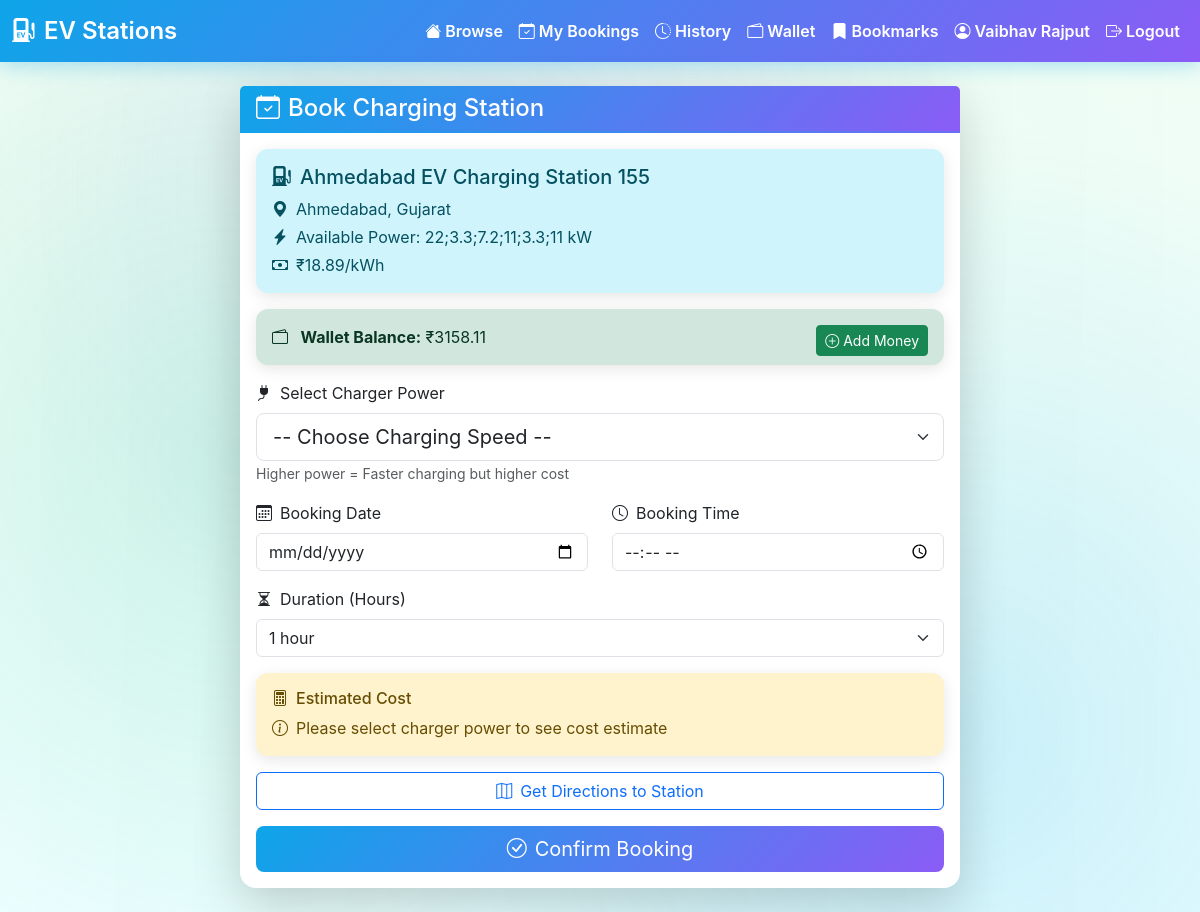
Screenshot of /station/STN0155/book (signed in) with the database file from the repository.
### tables this page shows
CREATE TABLE ev_charging_stations_reduced (
  station_id TEXT,
  name TEXT,
  operator TEXT,
  state TEXT,
  city TEXT,
  pincode TEXT,
  charger_types TEXT,
  number_of_chargers TEXT,
  power_kW_each TEXT,
  price_per_kWh_INR TEXT,
  tariff_type TEXT,
  payment_methods TEXT,
  opening_hours TEXT,
  contact_number TEXT,
  email TEXT,
  station_rating TEXT,
  num_reviews TEXT,
  parking_spaces TEXT,
  amenities TEXT,
  reservation_supported TEXT,
  fast_charging_supported TEXT,
  nearby_landmark TEXT,
  uptime_percent TEXT,
  status TEXT, latitude REAL, longitude REAL,
  PRIMARY KEY (station_id)
);

CREATE TABLE wallets (
  id INTEGER PRIMARY KEY AUTOINCREMENT,
  user_id INTEGER UNIQUE NOT NULL,
  balance REAL DEFAULT 0.0,
  updated_at TIMESTAMP DEFAULT CURRENT_TIMESTAMP,
  FOREIGN KEY (user_id) REFERENCES users(id)
);

### flask_app/routes.py (the view, shortened to what this page needs)
@bp.route("/station/<station_id>/book", methods=["GET", "POST"])
def book_station(station_id: str):
    if not f.session.get("user_id"):
        f.flash("Please login to book a station", "warning")
        return f.redirect(f.url_for("main.user_login"))
    user_id = f.session.get("user_id")
    from datetime import datetime
    df = as_dataframe()
    station = df[df['station_id'] == station_id].to_dict('records')[0] if len(df) > 0 else None
    wallet_balance = get_wallet_balance(user_id)
    return f.render_template("book_station.html",
                           station=station,
                           wallet_balance=wallet_balance,
                           now=datetime.now())

### app_db.py (called while the page is built, shortened)
def get_conn():
    DB_PATH.parent.mkdir(parents=True, exist_ok=True)
    return sqlite3.connect(DB_PATH)

def get_or_create_wallet(user_id: int) -> Dict[str, Any]:
    with get_conn() as conn:
        cursor = conn.execute(
            "SELECT * FROM wallets WHERE user_id = ?",
            (user_id,)
        )
        wallet = cursor.fetchone()
        return {
            'id': wallet[0],
            'user_id': wallet[1],
            'balance': wallet[2],
            'updated_at': wallet[3]
        }

def get_wallet_balance(user_id: int) -> float:
    wallet = get_or_create_wallet(user_id)
    return wallet['balance']

### templates/book_station.html (shortened to what this page needs)
{% extends "base.html" %}
{% block content %}
<div class="container mt-4">
  <div class="row">
    <div class="col-md-8 mx-auto">
      <div class="card shadow-lg border-0">
        <div class="card-header text-white" style="background: linear-gradient(135deg, #0ea5e9 0%, #8b5cf6 100%);">
          <h4 class="mb-0"><i class="bi bi-calendar-check me-2"></i>Book Charging Station</h4>
        </div>
        <div class="card-body">
          <div class="alert alert-info">
            <h5><i class="bi bi-ev-station-fill me-2"></i>{{ station.name }}</h5>
            <p class="mb-1"><i class="bi bi-geo-alt-fill me-2"></i>{{ station.city }}, {{ station.state }}</p>
            <p class="mb-1"><i class="bi bi-lightning-charge-fill me-2"></i>Available Power: {{ station.power_kW_each }} kW</p>
            <p class="mb-0"><i class="bi bi-cash me-2"></i>₹{{ station.price_per_kWh_INR }}/kWh</p>
          </div>
          <div class="alert alert-success">
            <i class="bi bi-wallet2 me-2"></i>
            <strong>Wallet Balance:</strong> ₹{{ "%.2f"|format(wallet_balance) }}
            <a href="{{ url_for('main.user_wallet') }}" class="btn btn-sm btn-success float-end">
              <i class="bi bi-plus-circle me-1"></i>Add Money
            </a>
          </div>
          <form method="POST" id="bookingForm">
            <div class="mb-3">
              <label class="form-label"><i class="bi bi-plug-fill me-2"></i>Select Charger Power</label>
              <select class="form-select form-select-lg" name="charger_power" id="chargerPower" required>
                <option value="">-- Choose Charging Speed --</option>
              </select>
              <small class="text-muted">Higher power = Faster charging but higher cost</small>
            </div>
            <div class="row">
              <div class="col-md-6 mb-3">
                <label class="form-label"><i class="bi bi-calendar3 me-2"></i>Booking Date</label>
                <input type="date" class="form-control" name="booking_date"
                       min="{{ now.strftime('%Y-%m-%d') }}" required>
              </div>
              <div class="col-md-6 mb-3">
                <label class="form-label"><i class="bi bi-clock me-2"></i>Booking Time</label>
                <input type="time" class="form-control" name="booking_time" required>
              </div>
            </div>
            <div class="mb-3">
              <label class="form-label"><i class="bi bi-hourglass-split me-2"></i>Duration (Hours)</label>
              <select class="form-select" name="duration" id="duration" required>
                <option value="1" selected>1 hour</option>
              </select>
            </div>
            <div class="alert alert-warning">
              <h6><i class="bi bi-calculator me-2"></i>Estimated Cost</h6>
              <p class="mb-0" id="selectChargerMsg">
                <i class="bi bi-info-circle me-2"></i>Please select charger power to see cost estimate
              </p>
            </div>
            <div class="mb-3">
              <button type="button" class="btn btn-outline-primary w-100" onclick="openNavigation()">
                <i class="bi bi-map me-2"></i>Get Directions to Station
              </button>
            </div>
            <button type="submit" class="btn btn-primary w-100 btn-lg">
              <i class="bi bi-check-circle me-2"></i>Confirm Booking
            </button>
          </form>
        </div>
      </div>
    </div>
  </div>
</div>
{% endblock %}

### static/css/base.css (style rules this page uses)
:root { --ev-green: #10b981; --ev-blue: #0ea5e9; --ev-purple: #8b5cf6; --ev-dark: #1e293b; --ev-light-bg: #f0fdf4; --ev-card-bg: #ffffff; --ev-gradient-1: linear-gradient(135deg, #0ea5e9 0%, #8b5cf6 100%); --ev-gradient-2: linear-gradient(135deg, #10b981 0%, #0ea5e9 100%); --ev-gradient-3: linear-gradient(135deg, #f59e0b 0%, #ef4444 100%); }
body { font-family: 'Inter', system-ui, -apple-system, Segoe UI, Roboto, Arial, sans-serif; background: linear-gradient(135deg, #0f2027 0%, #203a43 25%, #2c5364 50%, #0a4d4e 75%, #134e5e 100%); background-attachment: fixed; min-height: 100vh; position: relative; overflow-x: hidden; }
body::before { content: ''; position: fixed; top: 0; left: 0; width: 100%; height: 100%; background-image: radial-gradient(circle at 20% 50%, rgba(16, 185, 129, 0.15) 0%, transparent 50%), radial-gradient(circle at 80% 80%, rgba(14, 165, 233, 0.15) 0%, transparent 50%), radial-gradient(circle at 40% 20%, rgba(139, 92, 246, 0.1) 0%, transparent 50%); pointer-events: none; z-index: 0; }
body::after { content: ''; position: fixed; top: 0; left: 0; width: 100%; height: 100%; background: linear-gradient(90deg, transparent 0%, rgba(16, 185, 129, 0.03) 50%, transparent 100%); animation: electricFlow 8s ease-in-out infinite; pointer-events: none; z-index: 0; }
.container, .navbar, .card { position: relative; z-index: 1; }
.card { border-radius: 16px; border: 1px solid rgba(14,165,233,0.15); background: var(--ev-card-bg); box-shadow: 0 4px 20px rgba(0,0,0,0.05); transition: all 0.3s ease; }

### templates/base.html (style rules this page uses)
:root { --brand-primary:#0ea5e9; --brand-secondary:#10b981; --brand-accent:#8b5cf6; --bg-soft:linear-gradient(to bottom, #f0fdf4 0%, #ecfeff 100%); --text-muted:#64748b; }
body { background: linear-gradient(to bottom, #f0fdf4 0%, #ecfeff 100%); min-height: 100vh; }
.btn-primary { background: linear-gradient(135deg, #0ea5e9, #8b5cf6); border: none; }
.card { box-shadow: 0 6px 18px rgba(14,165,233,0.1); border: 1px solid rgba(14,165,233,0.15); }
.card-header { background: linear-gradient(135deg, rgba(14,165,233,0.1), rgba(139,92,246,0.1)); font-weight: 700; color: #0f172a; border-bottom: 2px solid rgba(14,165,233,0.2); }
a { color: var(--brand-primary); }
.alert { border-radius: 12px; border: none; box-shadow: 0 4px 15px rgba(0,0,0,0.1); }

### rows the page displays
ev_charging_stations_reduced: name "Ahmedabad EV Charging Station 155", city "Ahmedabad", state "Gujarat", power_kW_each "22;3.3;7.2;11;3.3;11", price_per_kWh_INR "18.89"
wallets: balance "3158.11"

### other values shown
{{ session.get('user_name', session.get('user_email')) }} "Vaibhav Rajput"
